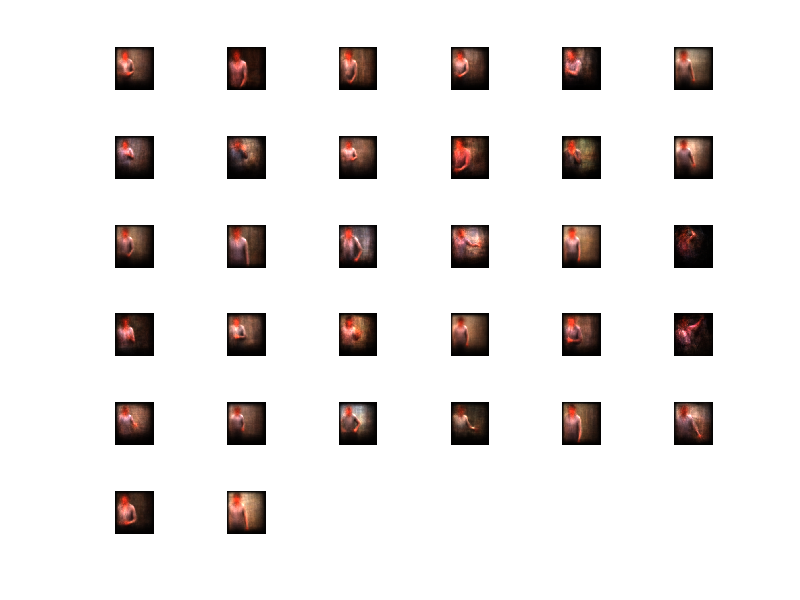

MATLAB code to generate this figure:
load cluster_info.mat
figure
disp(length(cluster_info));
for i=1:1:6
    for j=1:1:6
        index = (i-1)*6 + j;
        if index > length(cluster_info.thumbs)
            break;
        end
        subplot(6,6,index);
        imshow(cluster_info.thumbs{index});
    end
end
